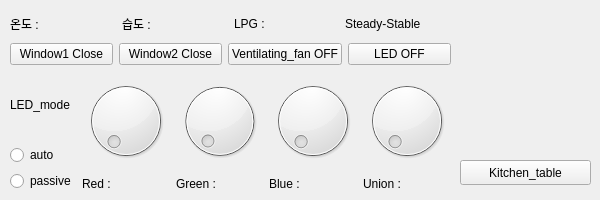
    <widget class="QWidget" name="tab_4">
     <attribute name="title">
      <string>      부엌     </string>
     </attribute>
     <widget class="QWidget" name="verticalLayoutWidget_7">
      <property name="geometry">
       <rect>
        <x>10</x>
        <y>10</y>
        <width>441</width>
        <height>181</height>
       </rect>
      </property>
      <layout class="QVBoxLayout" name="verticalLayout_66">
       <item>
        <layout class="QVBoxLayout" name="verticalLayout_67">
         <item>
          <layout class="QHBoxLayout" name="horizontalLayout_32">
           <item>
            <widget class="QLabel" name="label_41">
             <property name="text">
              <string>온도 : </string>
             </property>
            </widget>
           </item>
           <item>
            <widget class="QLabel" name="label_42">
             <property name="text">
              <string>습도 : </string>
             </property>
            </widget>
           </item>
           <item>
            <widget class="QLabel" name="label_98">
             <property name="text">
              <string>LPG :</string>
             </property>
            </widget>
           </item>
           <item>
            <widget class="QLabel" name="label_95">
             <property name="text">
              <string>Steady-Stable</string>
             </property>
            </widget>
           </item>
          </layout>
         </item>
        </layout>
       </item>
       <item>
        <layout class="QVBoxLayout" name="verticalLayout_68">
         <item>
          <layout class="QVBoxLayout" name="verticalLayout_69">
           <item>
            <layout class="QHBoxLayout" name="horizontalLayout_33">
             <item>
              <widget class="QPushButton" name="pushButton_51">
               <property name="text">
                <string>Window1 Close</string>
               </property>
              </widget>
             </item>
             <item>
              <widget class="QPushButton" name="pushButton_52">
               <property name="text">
                <string>Window2 Close</string>
               </property>
              </widget>
             </item>
             <item>
              <widget class="QPushButton" name="pushButton_55">
               <property name="text">
                <string>Ventilating_fan OFF</string>
               </property>
              </widget>
             </item>
             <item>
              <widget class="QPushButton" name="pushButton_54">
               <property name="text">
                <string>LED OFF</string>
               </property>
              </widget>
             </item>
            </layout>
           </item>
          </layout>
         </item>
        </layout>
       </item>
       <item>
        <layout class="QVBoxLayout" name="verticalLayout_71">
         <item>
          <layout class="QHBoxLayout" name="horizontalLayout_35">
           <item>
            <layout class="QVBoxLayout" name="verticalLayout_72">
             <item>
              <widget class="QLabel" name="label_105">
               <property name="text">
                <string>LED_mode</string>
               </property>
              </widget>
             </item>
             <item>
              <widget class="QRadioButton" name="radioButton_13">
               <property name="text">
                <string>auto</string>
               </property>
              </widget>
             </item>
             <item>
              <widget class="QRadioButton" name="radioButton_14">
               <property name="text">
                <string>passive</string>
               </property>
              </widget>
             </item>
            </layout>
           </item>
           <item>
            <layout class="QHBoxLayout" name="horizontalLayout_36">
             <item>
              <layout class="QVBoxLayout" name="verticalLayout_73">
               <item>
                <widget class="QDial" name="dial_21"/>
               </item>
               <item>
                <widget class="QLabel" name="label_45">
                 <property name="text">
                  <string>Red : </string>
                 </property>
                </widget>
               </item>
              </layout>
             </item>
             <item>
              <layout class="QVBoxLayout" name="verticalLayout_74">
               <item>
                <widget class="QDial" name="dial_22"/>
               </item>
               <item>
                <widget class="QLabel" name="label_46">
                 <property name="text">
                  <string>Green :</string>
                 </property>
                </widget>
               </item>
              </layout>
             </item>
             <item>
              <layout class="QVBoxLayout" name="verticalLayout_75">
               <item>
                <widget class="QDial" name="dial_23"/>
               </item>
               <item>
                <widget class="QLabel" name="label_47">
                 <property name="text">
                  <string>Blue :</string>
                 </property>
                </widget>
               </item>
              </layout>
             </item>
             <item>
              <layout class="QVBoxLayout" name="verticalLayout_76">
               <item>
                <widget class="QDial" name="dial_24"/>
               </item>
               <item>
                <widget class="QLabel" name="label_48">
                 <property name="text">
                  <string>Union :</string>
                 </property>
                </widget>
               </item>
              </layout>
             </item>
            </layout>
           </item>
          </layout>
         </item>
        </layout>
       </item>
      </layout>
     </widget>
     <widget class="QWidget" name="verticalLayoutWidget_3">
      <property name="geometry">
       <rect>
        <x>460</x>
        <y>10</y>
        <width>131</width>
        <height>131</height>
       </rect>
      </property>
      <layout class="QVBoxLayout" name="verticalLayout_12">
       <item>
        <widget class="QLabel" name="label_113">
         <property name="text">
          <string/>
         </property>
        </widget>
       </item>
      </layout>
     </widget>
     <widget class="QPushButton" name="pushButton_116">
      <property name="geometry">
       <rect>
        <x>460</x>
        <y>160</y>
        <width>131</width>
        <height>25</height>
       </rect>
      </property>
      <property name="text">
       <string>Kitchen_table</string>
      </property>
     </widget>
    </widget>
